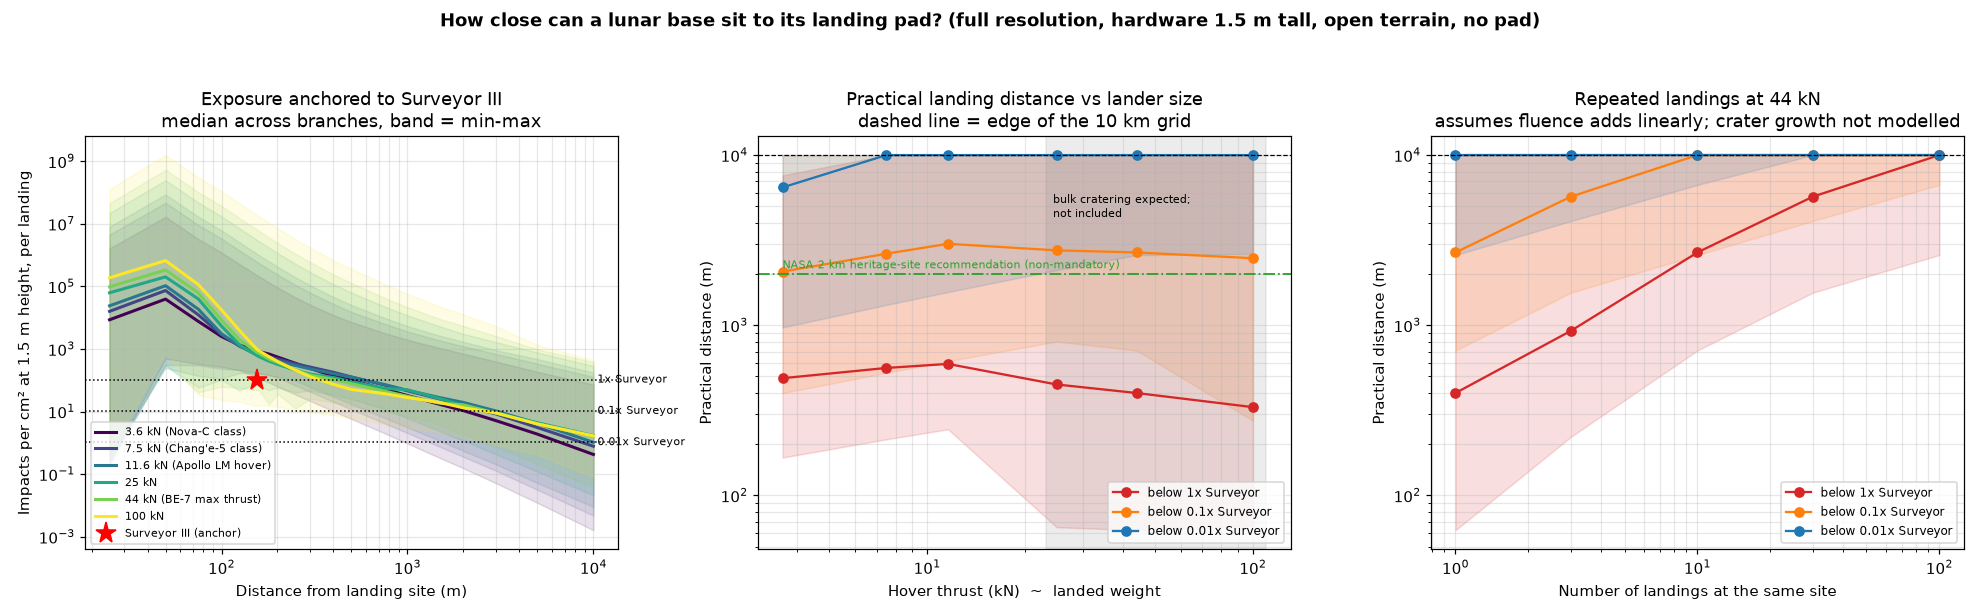

This figure's Python source:
#!/usr/bin/env python3
# -*- coding: utf-8 -*-
"""Estimate landing-site separation distances across a range of thrusts.

Results cover two velocity models, three erosion laws and six ejection angles,
anchored to the Surveyor III measurements (see psi_study.py). Thresholds are
fractions of Surveyor III's exposure; they are working assumptions because no
published hardware damage threshold is available.

    python escalation.py            # full resolution (cached; slow first time)
    python escalation.py --quick    # reduced resolution, a few minutes
"""
from __future__ import annotations

import argparse, json, os, time
import numpy as np
import matplotlib
matplotlib.use("Agg")
import matplotlib.pyplot as plt

import psi_study as S

HERE = os.path.dirname(os.path.abspath(__file__))

# Thrust classes. Hover thrust ~ landed weight on the Moon (mass x 1.62).
SCENARIOS = [
    ("3.6 kN (Nova-C class)", 3600.0),
    ("7.5 kN (Chang'e-5 class)", 7500.0),
    ("11.6 kN (Apollo LM hover)", 11600.0),
    ("25 kN", 25000.0),
    ("44 kN (BE-7 max thrust)", 44000.0),
    ("100 kN", 100000.0),
]
# Above roughly twice the LM thrust, published work expects bulk cratering.
# This model does not cover that regime, so Apollo-based extrapolation is weak.
VALIDATED_MAX_THRUST_N = 2 * S.APOLLO_LM_THRUST_N

# Fractions of Surveyor III's exposure used as thresholds.
THRESHOLD_FRACTIONS = [1.0, 0.1, 0.01]
LANDING_COUNTS = [1, 3, 10, 30, 100]


def main():
    ap = argparse.ArgumentParser(description=__doc__,
                                 formatter_class=argparse.RawDescriptionHelpFormatter)
    ap.add_argument("--quick", action="store_true")
    ap.add_argument("--repeat-scenario", type=float, default=44000.0,
                    help="thrust (N) used for the repeated-landing panel")
    a = ap.parse_args()
    t0 = time.time()

    results, exposures = {}, {}
    for name, thrust in SCENARIOS:
        t = time.time()
        runs = S.run_set({"thrust_N": thrust}, quick=a.quick)
        R, exp_, excluded = S.anchored_exposure(runs)
        exposures[name] = exp_
        cfg = runs[S.VELOCITY_MODELS[0]][0]
        meas = cfg["pit_reference_per_cm2"]
        results[name] = {
            "thrust_N": thrust,
            "excluded_branches": excluded,
            "distance_bands": {
                f"{f:g}x Surveyor": S.distance_band(R, exp_, f * meas)
                for f in THRESHOLD_FRACTIONS},
        }
        print(f"[escalation] {name:<28} {len(exp_)} branches "
              f"({len(excluded)} excluded)  [{time.time()-t:.0f} s]")

    # Repeated landings at one thrust class
    rep_runs = S.run_set({"thrust_N": a.repeat_scenario}, quick=a.quick)
    repeat = {}
    for n in LANDING_COUNTS:
        R, exp_n, _ = S.anchored_exposure(rep_runs, n_landings=n)
        repeat[n] = {f"{f:g}x Surveyor": S.distance_band(R, exp_n, f * meas)
                     for f in THRESHOLD_FRACTIONS}

    grid_max = float(R[-1])
    summary = {
        "anchor": {"distance_m": cfg["surveyor_distance_m"],
                   "height_m": cfg["surveyor_height_m"],
                   "measured_per_cm2": meas},
        "hardware_height_m": cfg["target_height_m"],
        "quick": a.quick,
        "validated_max_thrust_N": VALIDATED_MAX_THRUST_N,
        "assumptions": [
            "absolute scale from Surveyor III (one measurement)",
            "linear fluence accumulation over repeated landings",
            "Fig. 5 scaling: knee ~ thrust^0.5, K0 ~ thrust^0.25",
            "acceleration path ~ thrust^0.5",
            "no bulk cratering, no pad, no terrain shielding",
            "thresholds are team choices, not published limits",
        ],
        "scenarios": results,
        "repeated_landings": {"thrust_N": a.repeat_scenario,
                              "by_count": {str(k): v for k, v in repeat.items()}},
    }
    with open(os.path.join(HERE, "escalation_results.json"), "w", encoding="utf-8") as f:
        json.dump(summary, f, indent=1)

    # ------------------------------------------------------------- printout
    print(f"\nPractical distance for hardware at {cfg['target_height_m']:g} m height "
          f"(median across branches, [min - max])")
    hdr = "".join(f"{f'{f:g}x Surveyor':>30}" for f in THRESHOLD_FRACTIONS)
    print(f"{'':<28}{hdr}")
    for name, r in results.items():
        cells = ""
        for f in THRESHOLD_FRACTIONS:
            b = r["distance_bands"][f"{f:g}x Surveyor"]
            cells += (f"{S.fmt_distance(b['median'], grid_max):>10} "
                      f"[{S.fmt_distance(b['min'], grid_max)}-{S.fmt_distance(b['max'], grid_max)}]").rjust(30)
        flag = "  *outside modeled regime" if r["thrust_N"] > VALIDATED_MAX_THRUST_N else ""
        print(f"{name:<28}{cells}{flag}")

    # --------------------------------------------------------------- figure
    fig, ax = plt.subplots(1, 3, figsize=(18, 5.6))
    cmap = plt.get_cmap("viridis")

    a0 = ax[0]
    for j, (name, exp_) in enumerate(exposures.items()):
        st = np.array(list(exp_.values()))
        with np.errstate(invalid="ignore"):
            pos = np.where(st > 0, st, np.nan)
            lo, md, hi = np.nanmin(pos, 0), np.nanmedian(pos, 0), np.nanmax(pos, 0)
        c = cmap(j / (len(exposures) - 1))
        a0.fill_between(R, lo, hi, color=c, alpha=0.12)
        a0.plot(R, md, "-", color=c, lw=2, label=name)
    for f in THRESHOLD_FRACTIONS:
        a0.axhline(f * meas, color="k", ls=":", lw=1)
        a0.text(R[-1], f * meas, f" {f:g}x Surveyor", va="center", fontsize=7)
    a0.plot([cfg["surveyor_distance_m"]], [meas], "r*", ms=14, label="Surveyor III (anchor)")
    a0.set_xscale("log"); a0.set_yscale("log")
    a0.set_xlabel("Distance from landing site (m)")
    a0.set_ylabel(f"Impacts per cm² at {cfg['target_height_m']:g} m height, per landing")
    a0.set_title("Exposure anchored to Surveyor III\nmedian across branches, band = min-max")
    a0.legend(fontsize=7, loc="lower left"); a0.grid(alpha=0.3, which="both")

    a1 = ax[1]
    tk = np.array([r["thrust_N"] for r in results.values()]) / 1000
    for f, c in zip(THRESHOLD_FRACTIONS, ("tab:red", "tab:orange", "tab:blue")):
        key = f"{f:g}x Surveyor"
        md = np.array([r["distance_bands"][key]["median"] for r in results.values()])
        lo = np.array([r["distance_bands"][key]["min"] for r in results.values()])
        hi = np.array([r["distance_bands"][key]["max"] for r in results.values()])
        cap = lambda x: np.where(np.isfinite(x), x, grid_max)
        a1.fill_between(tk, cap(lo), cap(hi), color=c, alpha=0.15)
        a1.plot(tk, cap(md), "o-", color=c, label=f"below {key}")
    a1.axvspan(VALIDATED_MAX_THRUST_N / 1000, tk.max() * 1.1, color="grey", alpha=0.15)
    a1.text(VALIDATED_MAX_THRUST_N / 1000 * 1.05, grid_max * 0.6,
            "bulk cratering expected;\nnot included", fontsize=7.5, va="top")
    a1.axhline(grid_max, color="k", lw=0.8, ls="--")
    # NASA's 2 km recommendation for approaching Apollo heritage sites
    # (NASA-USG Lunar Historic Sites, 2011): a non-mandatory guideline, chosen
    # because the lunar horizon (~1.8 km for a person) blocks line of sight.
    # It does not scale with lander size. Shown for comparison only.
    a1.axhline(2000.0, color="tab:green", lw=1.2, ls="-.")
    a1.text(tk.min(), 2000.0 * 1.08, "NASA 2 km heritage-site recommendation (non-mandatory)",
            color="tab:green", fontsize=7.5)
    a1.set_xscale("log"); a1.set_yscale("log")
    a1.set_xlabel("Hover thrust (kN)  ~  landed weight")
    a1.set_ylabel("Practical distance (m)")
    a1.set_title("Practical landing distance vs lander size\n"
                 f"dashed line = edge of the {grid_max/1000:g} km grid")
    a1.legend(fontsize=8, loc="lower right"); a1.grid(alpha=0.3, which="both")

    a2 = ax[2]
    ns = np.array(LANDING_COUNTS, float)
    for f, c in zip(THRESHOLD_FRACTIONS, ("tab:red", "tab:orange", "tab:blue")):
        key = f"{f:g}x Surveyor"
        md = np.array([repeat[n][key]["median"] for n in LANDING_COUNTS])
        lo = np.array([repeat[n][key]["min"] for n in LANDING_COUNTS])
        hi = np.array([repeat[n][key]["max"] for n in LANDING_COUNTS])
        cap = lambda x: np.where(np.isfinite(x), x, grid_max)
        a2.fill_between(ns, cap(lo), cap(hi), color=c, alpha=0.15)
        a2.plot(ns, cap(md), "o-", color=c, label=f"below {key}")
    a2.axhline(grid_max, color="k", lw=0.8, ls="--")
    a2.set_xscale("log"); a2.set_yscale("log")
    a2.set_xlabel("Number of landings at the same site")
    a2.set_ylabel("Practical distance (m)")
    a2.set_title(f"Repeated landings at {a.repeat_scenario/1000:g} kN\n"
                 "assumes fluence adds linearly; crater growth not modelled")
    a2.legend(fontsize=8, loc="lower right"); a2.grid(alpha=0.3, which="both")

    fig.suptitle("How close can a lunar base sit to its landing pad? "
                 f"({'quick' if a.quick else 'full'} resolution, "
                 f"hardware {cfg['target_height_m']:g} m tall, open terrain, no pad)",
                 fontsize=12, fontweight="bold")
    fig.tight_layout(rect=[0, 0, 1, 0.94])
    out = os.path.join(HERE, "escalation.png")
    fig.savefig(out, dpi=110)
    print(f"\nwrote {out} and escalation_results.json in {time.time()-t0:.0f} s")


if __name__ == "__main__":
    main()
